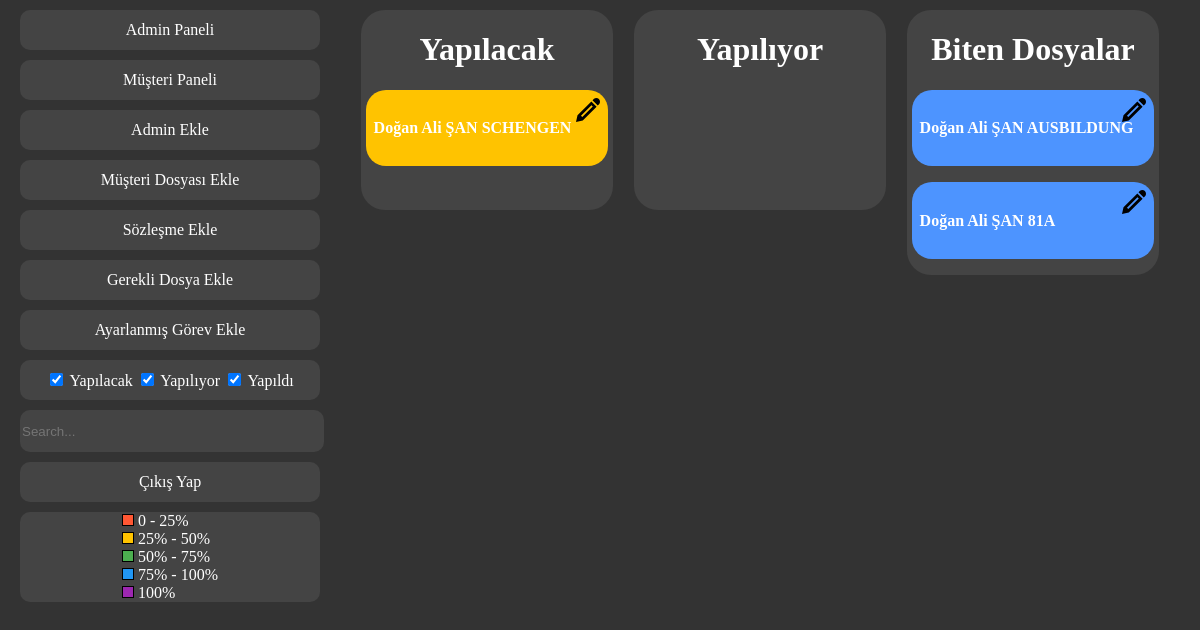
Screenshot of /superadmin (signed in) with the database file from the repository.
### tables this page shows
CREATE TABLE "Users" (
	"firstname"	TEXT NOT NULL,
	"lastname"	TEXT NOT NULL,
	"tckn"	TEXT NOT NULL UNIQUE,
	"email"	TEXT NOT NULL UNIQUE,
	"phoneNumber"	TEXT NOT NULL UNIQUE,
	"password"	TEXT NOT NULL,
	"salt"	TEXT NOT NULL,
	"role"	TEXT NOT NULL,
	"parentRoles"	TEXT NOT NULL,
	"templates"	TEXT,
	"kvkk"	INTEGER,
	PRIMARY KEY("tckn")
);

### app/routes/admin_routes.py (the view)
@admin_bp.route("/superadmin")
def superadmin():
    allowed_roles = ["SuperAdmin"]
    if not "email" in session or not session.get("Role") in allowed_roles:
        return redirect(url_for("main.dashboard"))
    else:
        form = UploadFileForm()
        users = get_users(get_db(),get_db().cursor())
        identifier= request.args.get("identifier")
        return render_template("superadmin.html",
        session=session,
        users=users,json=json,t_type= t_types,
        form=form,check_files=check_files,
        convert_name=convert_name,enumerate=enumerate,str=str,
        len=len,secure_filename=secure_filename,identifier=identifier)

### functions.py
class UploadFileForm(FlaskForm):
    file = FileField("file",validators=[InputRequired(),  FileAllowed(['pdf', 'doc', 'docx'], message='Only PDF files allowed.')])
    submit_button = SubmitField("Upload File")

### functions.py (called while the page is built)
def get_app():
    app = Flask(__name__,template_folder='app/templates',static_folder='app/static')
    app.secret_key = "!g2q_q*p#!6j)nmdnb170&)y4i54!l2)ji&w7u%e16i5n^2)"
    app.config['DATABASE'] = 'app/main.db'
    app.config['UPLOAD_FOLDER'] = 'static/files'
    app.config['MAIL_SERVER'] = 'smtp.gmail.com'
    app.config['MAIL_PORT'] = 587
    app.config['MAIL_USE_TLS'] = True
    app.config['MAIL_USERNAME'] = 'visamateinformation@gmail.com'
    app.config['MAIL_PASSWORD'] = 'nqmf lftv mhaw tiba'
    return app

def get_db():
    app = get_app()
    db = getattr(g, '_database', None)
    if db is None:
        db = g._database = sqlite3.connect(app.config['DATABASE'])
    return db

def get_users(conn,cursor):
    cursor.execute("SELECT * FROM Users")
    results = cursor.fetchall()
    users = []
    for id, user_tuple in enumerate(results):
        user_dict = []
        for item in user_tuple:
            if isinstance(item, bytes):
                item = item.decode('utf-8')
            user_dict.append(item)
        users.append(user_dict)
    return users

def check_files(tckn,template_id,name):
    conn=get_db()
    cursor=conn.cursor()
    cursor.execute("SELECT templates FROM Users WHERE tckn = ?", (tckn,))
    templates = cursor.fetchone()
    templates= json.loads(templates[0])
    for template in templates:
        if template.get("template_id") == int(template_id):
            files = template["files"]
            return  [ True for link in files  if name in link ]

def convert_name(text,tckn):
    return unidecode(text.upper()).replace("-","").replace(" ","_").replace("(","").replace(")","").replace(",","").replace("/","_") + tckn[-4:]

### app/templates/superadmin.html (shortened to what this page needs)
<!DOCTYPE html>
<html lang="en">
<head>
    <link rel="stylesheet" href="static/css/style.css" />
</head>
<body>
    <div class="container">
        {%with%}
        {% include 'navigator.html' %}
        {%endwith%}
        <div class="templates">
            <div id="todo" class="home-todo template-admin">
                <div class="home-title">
                    <h1 class="home-heading">
                        <span>Yapılacak</span>
                        <br />
                    </h1>
                </div>
                <div id="todo-content" class="home-todo-content template-content">
                    {% for user in users %}
                    {% for template in json.loads(user[9]) %}
                    {%if template.get("templateStatus") == 2 and session["email"] in template.get("incharge") %}
                    {% with
                        template=template,
                        session=session,
                        json=json,
                        t_type=t_type,
                        form=form,
                        check_files=check_files,
                        convert_name=convert_name,
                        enumerate=enumerate,
                        str=str,
                        len=len,
                        secure_filename=secure_filename,
                        identifier= identifier
                    %}
                        {% include 'modal_admin.html' %}
                    {% endwith %}
                    {%endif%}
                    {% endfor %}
                    {% endfor %}
                </div>
            </div>
            <div id="inprogress" class="home-inprogress template-admin">
                <div class="home-title">
                    <h1 class="home-heading">
                        <span>Yapılıyor</span>
                        <br />
                    </h1>
                </div>
            </div>
            <div id="done" class="home-done template-admin">
                <div class="home-title">
                    <h1 class="home-heading">
                        <span>Biten Dosyalar</span>
                        <br />
                    </h1>
                </div>
                <div id="done-content" class="home-done-content template-content">
                    {% for user in users %}
                    {% for template in json.loads(user[9]) %}
                    {%if template.get("templateStatus") == 1 and session["email"] in template.get("superadmin") or template.get("templateStatus") == 1 and session["email"] in template.get("incharge") %}
                    {% with
                        template=template,
                        session=session,
                        json=json,
                        t_type=t_type,
                        form=form,
                        check_files=check_files,
                        convert_name=convert_name,
                        enumerate=enumerate,
                        str=str,
                        len=len,
                        secure_filename=secure_filename,
                        identifier=identifier
                    %}
                        {% include 'modal_superadmin.html' %}
                    {% endwith %}
                    {%endif%}
                    {% endfor %}
                    {% endfor %}
                </div>
            </div>
        </div>
    </div>
</body>
</html>

### app/templates/modal_admin.html (shortened to what this page needs)
{% set template_id = template.get('template_id') %}
{% set tckn = user[2] %}
{% set surname = user[1] %}
{% set username = user[0] %}
{% set templateType = template.get("templateType") %}
{% set identifier = str(surname)+str(tckn[-4:])+str(template_id) %}
{% set identifier_modal = str(surname)+str(tckn[-4:])+"-"+str(template_id) %}
<div class='draggable-item' id="draggable{{identifier}}"  draggable='true'>
    <div style="width:100%;height:100%" data-modal-target="modal{{identifier_modal}}">
        <h4 id='display_name' class='home-text02'>
            <span>{{username}} {{surname}}  {{templateType}}</span>
            <br />
        </h4>
    </div>
    <svg viewBox='0 0 1024 1024' class='editproperties'
        onclick="editProperties('{{identifier}}')">
        <path
            d='M864 0c88.364 0 160 71.634 160 160 0 36.020-11.91 69.258-32 96l-64 64-224-224 64-64c26.742-20.090 59.978-32 96-32zM64 736l-64 288 288-64 592-592-224-224-592 592zM715.578 363.578l-448 448-55.156-55.156 448-448 55.156 55.156z'>
        </path>
    </svg>
</div>

### app/templates/modal_superadmin.html (shortened to what this page needs)
{% set template_id = template.get('template_id') %}
{% set tckn = user[2] %}
{% set surname = user[1] %}
{% set username = user[0] %}
{% set templateType = template.get("templateType") %}
{% set identifier = str(surname)+str(tckn[-4:])+str(template_id) %}
{% set identifier_modal = str(surname)+str(tckn[-4:])+"-"+str(template_id) %}
<div class='draggable-item'  id="draggable{{identifier}}"  draggable='true'>
    <div data-modal-target="modal{{identifier_modal}}">
        <h4 id='display_name' class='home-text02'>
            <span>{{username}} {{surname}}  {{templateType}}</span>
            <br />
        </h4>
    </div>
    <svg viewBox='0 0 1024 1024' class='editproperties'
        onclick="editProperties('{{identifier}}')">
        <path
            d='M864 0c88.364 0 160 71.634 160 160 0 36.020-11.91 69.258-32 96l-64 64-224-224 64-64c26.742-20.090 59.978-32 96-32zM64 736l-64 288 288-64 592-592-224-224-592 592zM715.578 363.578l-448 448-55.156-55.156 448-448 55.156 55.156z'>
        </path>
    </svg>
</div>

### app/static/css/style.css (style rules this page uses)
:root { --dl-background-color: #333; --dl-repeating-color: #4d94ff; --dl-button-color: #444; --dl-first-color: #FF5733; --dl-second-color:#FFC300; --dl-third-color:#4CAF50; --dl-fourth-color:#2196F3; --dl-fifth-color:#9C27B0; --dl-hover-color: #6aa6ff; --dl-color-gray-500: #595959; --dl-color-gray-700: #999999; --dl-color-gray-900: #D9D9D9; --dl-size-size-large: 144px; --dl-size-size-small: 48px; --dl-color-danger-300: #A22020; --dl-color-danger-500: #BF2626; --dl-color-danger-700: #E14747; --dl-color-gray-black: #000000; --dl-color-gray-white: #FFFFFF; --dl-size-size-medium: 96px; --dl-size-size-xlarge: 192px; --dl-size-size-xsmall: 16px; --dl-space-space-unit: 16px; --dl-color-primary-100: #003EB3; --dl-color-primary-300: #0074F0; --dl-color-primary-500: #14A9FF; --dl-color-primary-700: #85DCFF; --dl-color-success-300: #199033; --dl-color-success-500: #32A94C; --dl-color-success-700: #4CC366; --dl-size-size-xxlarge: 288px; --dl-size-size-maxwidth: 1400px; --dl-radius-radius-round: 50%; --dl-space-space-halfunit: 8px; --dl-space-space-sixunits: 96px; --dl-space-space-twounits: 32px; --dl-radius-radius-radius2: 2px; --dl-radius-radius-radius4: 4px; --dl-radius-radius-radius8: 8px; --dl-space-space-fiveunits: 80px; --dl-space-space-fourunits: 64px; --dl-space-space-threeunits: 48px; --dl-space-space-oneandhalfunits: 24px; }
html, body, .canvass { height: 100%; margin: 0; padding: 0; }
.container { height:100%; margin:0; padding-top:10px; }
body { background-color: var(--dl-background-color); color: white; }
.container { display: flex; justify-content: space-evenly; }
.home-title { align-self: center; }
.templates { width: 70%; display: flex; justify-content: space-evenly; }
.template-admin { min-width:200px; width:30%; display: flex; border-radius: 24px; background-color: #444; flex-direction: column; min-height:200px; height:fit-content; }
.template-content { display: flex; width: 100%; flex-direction: column; align-items: center; }
.draggable-item { width: 90%; display: flex; flex-direction: column; padding: var(--dl-space-space-halfunit); position: relative; align-items: stretch; border-radius: 20px; margin-bottom: var(--dl-space-space-unit); justify-content: space-between; background-color: var(--dl-repeating-color); }
.editproperties { top: var(--dl-space-space-halfunit); right: var(--dl-space-space-halfunit); width: 24px; height: 24px; position: absolute; }

### rows the page displays
Users: firstname "Doğan Ali", lastname "ŞAN", templateType "SCHENGEN", firstname "Doğan Ali" "Doğan Ali", lastname "ŞAN" "ŞAN", templateType "AUSBILDUNG" "81A"
